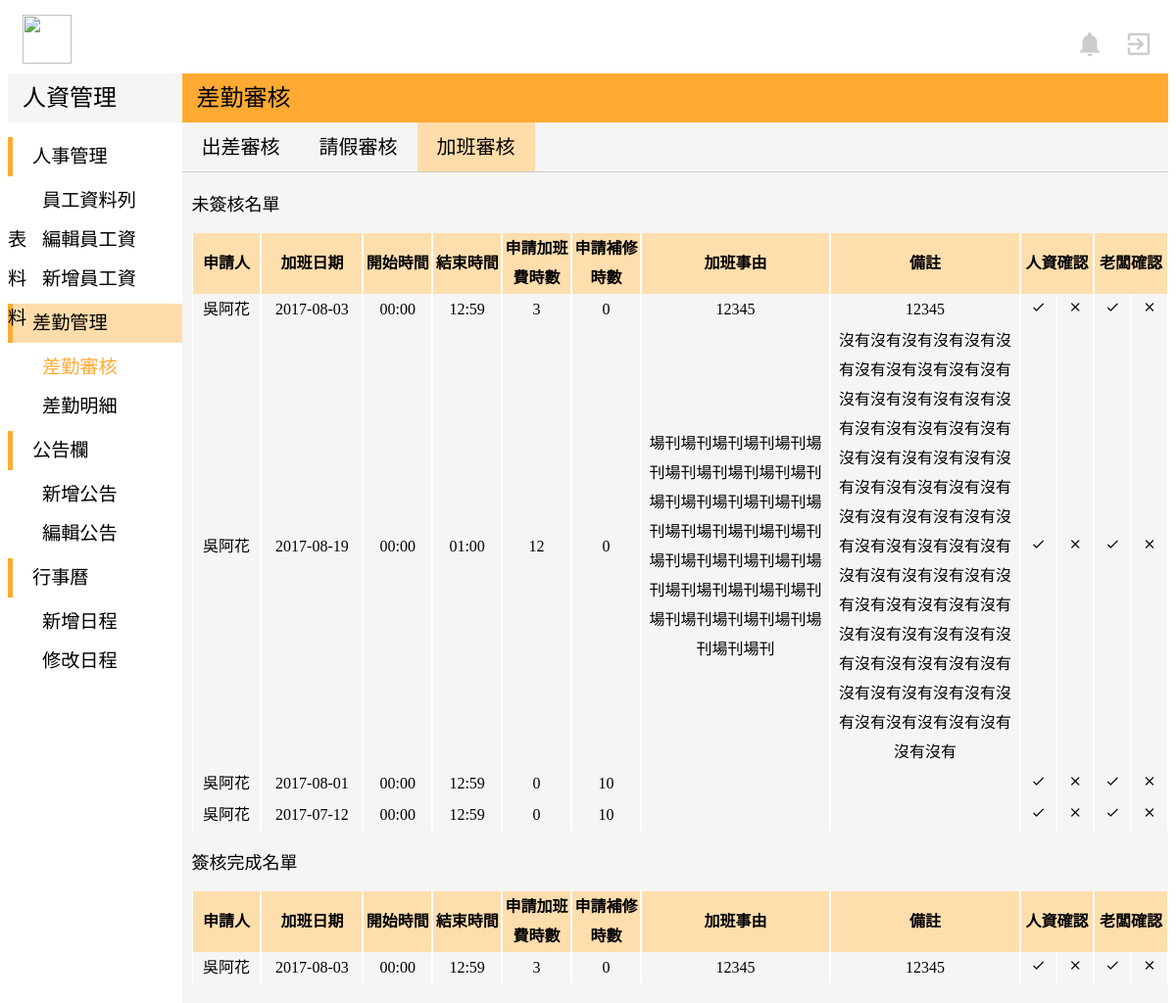
The app's page /admin-Model/admin_overtime.php (signed in) with its own data.
### tables this page shows
CREATE TABLE `overtime_apply` (
  `id` int(10) NOT NULL,
  `o_sn` varchar(15) NOT NULL,
  `o_month` varchar(2) DEFAULT NULL,
  `o_name` varchar(15) DEFAULT NULL,
  `o_date` date NOT NULL,
  `o_start` time NOT NULL,
  `o_end` time NOT NULL,
  `o_hrs` int(11) NOT NULL,
  `o_phrs` int(11) NOT NULL,
  `o_state` varchar(255) NOT NULL,
  `o_comment` varchar(255) NOT NULL,
  `o_total` int(11) NOT NULL,
  `o_ptotal` int(11) NOT NULL,
  `o_hrCheck` varchar(255) NOT NULL DEFAULT '簽核中',
  `o_bossCheck` varchar(255) NOT NULL DEFAULT '簽核中'
);

### admin-Model/admin_overtime.php (the view, shortened to what this page needs)
<!DOCTYPE html>
<?php
$servername = "localhost";
$username = "root";
$password = "root";
$dbname = "peopleresource";
try {
    $conn = mysqli_connect($servername,$username ,$password,$dbname);
    $sql = "SELECT * FROM overtime_apply";
    $result = mysqli_query($conn,$sql);
    }
catch(PDOException $e)
    {
    echo $sql . "<br>" . $e->getMessage();
    }
?>
<html>
<head>
	<link rel="stylesheet" href="../view/indexStyle.css">
</head>
<body>
  <div class="top">
			<img class="titleImg" src="http://www.lctech.com.tw/wp-content/uploads/bfi_thumb/%E6%9C%AA%E5%91%BD%E5%90%8D-1-%E6%8B%B7%E8%B2%9D-31w65e1o8bhj94p9q5patm@2x.png" width="50" height="50">
		<a href="../user-Model/user_index.php">
			<i id="topIcon" class="material-icons" >exit_to_app</i>
		</a>
		<a href="#">
			<i id="topIcon" class="material-icons">notifications</i>
		</a>
	</div>
	<div class="down">
		<div class="left">
			<div class="left-top">
				<p class="left-top-title">人資管理</p>
			</div>
			<div class="left-bottom">
				<div style="margin-bottom:5px">
					<div class="left-title">
						<p style="margin:auto 20px">人事管理</p>
					</div>
					<div class="left-list" >
						<a href="admin_employee.php" style="margin:auto 35px">員工資料列表</a>
					</div>
						<div class="left-list">
							<a href="admin_editEmployee.php" style="margin:auto 35px">編輯員工資料</a>
						</div>
						<div class="left-list">
							<a href="admin_addEmployee.php" style="margin:auto 35px">新增員工資料</a>
						</div>
				</div>
				<div style="margin-bottom:5px">
					<div class="left-title"  style="background-color:#FFDDAA">
						<p style="margin:auto 20px">差勤管理</p>
					</div>
					<div class="left-list">
						<p style="margin:auto 35px;color:#FFAA33;font-weight:500">差勤審核</p>
					</div>
					<div class="left-list">
						<a href="admin_mission.php" style="margin:auto 35px">差勤明細</a>
					</div>
				</div>
				<div style="margin-bottom:5px">
					<div class="left-title">
						<p style="margin:auto 20px">公告欄</p>
					</div>
					<div class="left-list">
						<a href="admin_addNews.php" style="margin:auto 35px">新增公告</a>
					</div>
					<div class="left-list">
						<a href="admin_editNews.php" style="margin:auto 35px">編輯公告</a>
					</div>
				</div>
				<div style="margin-bottom:5px">
					<div class="left-title">
						<p style="margin:auto 20px">行事曆</p>
					</div>
					<div class="left-list">
						<a href="#" style="margin:auto 35px">新增日程</a>
					</div>
					<div class="left-list">
						<a href="#" style="margin:auto 35px">修改日程</a>
					</div>
				</div>
			</div>
		</div>
		<div class="right">
			<div class="right-top">
				<p class="right-top-title">差勤審核</p>
			</div>
			<div class="right-bottom">
        <div style="width:100%;height:50px;margin:auto;;border-bottom:solid 1px #CCC;">
          <div style="float:left">
  					<a href="admin_bTrip.php" class="right-title">出差審核</a>
          </div>
          <div style="float:left">
  					<a href="admin_leave.php" class="right-title">請假審核</a>
          </div>
          <div style="float:left;background-color:#FFDDAA">
  					<p class="right-title">加班審核</p>
          </div>
  			</div>
        <div style="margin-left:10px">
         <p style="font-size:18px;font-family:Microsoft JhengHei">未簽核名單</p>
          <table cellspacing="0">
          	<th>申請人</th>
          	<th>加班日期</th>
          	<th>開始時間</th>
          	<th>結束時間</th>
          	<th>申請加班費時數</th>
          	<th>申請補修時數</th>
          	<th>加班事由</th>
          	<th>備註</th>
          	<th colspan="2">人資確認</th>
          	<th colspan="2">老闆確認</th>
          <?php
          while($row = mysqli_fetch_array($result)) {
          if($row["o_hrCheck"]=='簽核中' || $row["o_bossCheck"]=='簽核中'){ ?>
          <tr>
          	<td style="width:70px"><?php echo $row["o_name"]; ?></td>
          	<td style="width:105px"><?php echo $row["o_date"]; ?></td>
          	<td style="width:70px"><?php echo substr($row["o_start"],0,-3); ?></td>
          	<td style="width:70px"><?php echo substr($row["o_end"],0,-3);?></td>
          	<td style="width:70px"><?php echo $row["o_hrs"];?></td>
          	<td style="width:70px"><?php echo $row["o_phrs"];?></td>
          	<td style="width:200px"><?php echo $row["o_state"]?></td>
          	<td style="width:200px"><?php echo $row["o_comment"];?></td>
            <td style="width:35px"><a href="admin_overtime_hrCheck.php?id=<?php echo $row["id"]; ?>">
            <i class="material-icons" style="font-size:15px">check</i></a></td>
            <td style="width:35px"><a href="admin_overtime_hrCheck.php?id=<?php echo $row["id"]; ?>">
                 <i class="material-icons" style="font-size:15px">clear</i></a></td>
            <td style="width:35px"><a href="admin_overtime_bossCheck.php?id=<?php echo $row["id"]; ?>">
            <i class="material-icons" style="font-size:15px">check</i></a></td>
            <td style="width:35px"><a href="admin_overtime_bossCheck.php?id=<?php echo $row["id"]; ?>">
            <i class="material-icons" style="font-size:15px">clear</i></a></td>
          </tr>
          <?php  }}?>
        </table>
      </div>
      <div style="margin-left:10px">
        <p style="font-size:18px;font-family:Microsoft JhengHei">簽核完成名單</p>
        <table cellspacing="0">
          <th>申請人</th>
          <th>加班日期</th>
          <th>開始時間</th>
          <th>結束時間</th>
          <th>申請加班費時數</th>
          <th>申請補修時數</th>
          <th>加班事由</th>
          <th>備註</th>
          <th colspan="2">人資確認</th>
          <th colspan="2">老闆確認</th>
          <?php
          $sql = "SELECT * FROM `overtime_apply`";
          $result = mysqli_query($conn,$sql);
          while($row2 = mysqli_fetch_array($result)) {
          if($row2["o_hrCheck"]!='簽核中' || $row2["o_bossCheck"]!='簽核中'){ ?>
          <tr>
          <td style="width:70px"><?php echo $row2["o_name"]; ?></td>
          <td style="width:105px"><?php echo $row2["o_date"]; ?></td>
          <td style="width:70px"><?php echo substr($row2["o_start"],0,-3); ?></td>
          <td style="width:70px"><?php echo substr($row2["o_end"],0,-3);?></td>
          <td style="width:70px"><?php echo $row2["o_hrs"];?></td>
          <td style="width:70px"><?php echo $row2["o_phrs"];?></td>
          <td style="width:200px"><?php echo $row2["o_state"]?></td>
          <td style="width:200px"><?php echo $row2["o_comment"];?></td>
          <td style="width:35px"><a href="admin_overtime_hrCheck.php?id=<?php echo $row2["id"]; ?>">
          <i class="material-icons" style="font-size:15px">check</i></a></td>
          <td style="width:35px"><a href="admin_overtime_hrCheck.php?id=<?php echo $row2["id"]; ?>">
               <i class="material-icons" style="font-size:15px">clear</i></a></td>
          <td style="width:35px"><a href="admin_overtime_bossCheck.php?id=<?php echo $row2["id"]; ?>">
          <i class="material-icons" style="font-size:15px">check</i></a></td>
          <td style="width:35px"><a href="admin_overtime_bossCheck.php?id=<?php echo $row2["id"]; ?>">
          <i class="material-icons" style="font-size:15px">clear</i></a></td>
          </tr>
          <?php  }}?>
          </table>
          </div>
  			</div>
  		</div>
  	</div>
</body>
</html>

### view/indexStyle.css (style rules this page uses)
a { text-decoration:none; }
a:link { color: black; }
.top { width:100%; height:60px; background-color:white; margin-top:15px; }
.titleImg { float:left; margin-left:15px; }
#topIcon { margin-top:15px; margin-right:15px; margin-left:5px; float:right; font-size:30px; color:#CCC; }
.down { width:100%; height:auto; background-color:white; margin:auto; }
.left { width:15%; height:auto; background-color:white; margin:auto; float:left; }
.left-top { width:100%; height:50px; background-color:#F5F5F5; margin:auto; }
.left-top-title { line-height:50px; font-family:Microsoft JhengHei; font-size:150%; margin:auto 15px; font-weight: 500; }
.left-bottom { margin-top: 15px; }
.left-title { width:100%; height:40px; text-align:left; font-family:Microsoft JhengHei; border-left:solid 5px #FFAA33; margin-bottom:5px; line-height:40px; font-size:120%; }
.left-list { width:100%; height:40px; text-align:left; font-family:Microsoft JhengHei; font-size:18px; color:#666666; font-size:120%; line-height:40px; font-weight: 300; }
.right { width:85%; height:auto; background-color:#F5F5F5; margin:auto; float:right; padding-bottom: 20px; }
.right-top { width:100%; height:50px; background-color:#FFAA33; margin:auto; }
.right-top-title { line-height:50px; font-family:Microsoft JhengHei; font-size:150%; margin:auto 15px; font-weight: 500; }
.right-title { line-height:50px; margin:auto 20px; font-size:20px; font-family: Microsoft JhengHei; }
table { margin-top:10px; font-family:Microsoft JhengHei; font-size:16px; line-height:30px; table-layout:fixed; word-wrap:break-word; word-break: break-all; }
td,th,tr { font-family:Microsoft JhengHei; font-size:16px; text-align:center; }

### admin-Model/admin_overtime.php (style rules this page uses)
th { background-color:#FFDEAD; }
td,tr,th { border-left: solid 1px white; border-right: solid 1px white; }

### records on screen
overtime_apply: o_name "吳阿花", o_date "2017-08-03", o_start "00:00", o_end "12:59", o_hrs "3", o_phrs "0", o_state "12345", o_comment "12345"
overtime_apply: o_name "吳阿花", o_date "2017-08-19", o_start "00:00", o_end "01:00", o_hrs "12", o_phrs "0", o_state "場刊場刊場刊場刊場刊場刊場刊場刊場刊場刊場刊場刊場刊場刊場刊場刊場刊場刊場刊場刊場刊場刊場刊場刊場刊場刊場刊場刊場刊場刊場刊場刊場刊場刊場刊場刊場刊場刊場刊場刊場刊", o_comment "沒有沒有沒有沒有沒有沒有沒有沒有沒有沒有沒有沒有沒有沒有沒有沒有沒有沒有沒有沒有沒有沒有沒有沒有沒有沒有沒有沒有沒有沒有沒有沒有沒有沒有沒有沒有沒有沒有沒有沒有沒有沒有沒有沒有沒有沒有沒有沒有沒有沒有沒有沒有沒有沒有沒有沒有沒有沒有沒有沒有沒有沒有沒有沒有沒有沒有沒有沒有沒有沒有沒有沒有沒有沒有沒有沒有沒有沒有沒有"
overtime_apply: o_name "吳阿花", o_date "2017-08-01", o_start "00:00", o_end "12:59", o_hrs "0", o_phrs "10"
overtime_apply: o_name "吳阿花", o_date "2017-07-12", o_start "00:00", o_end "12:59", o_hrs "0", o_phrs "10"
